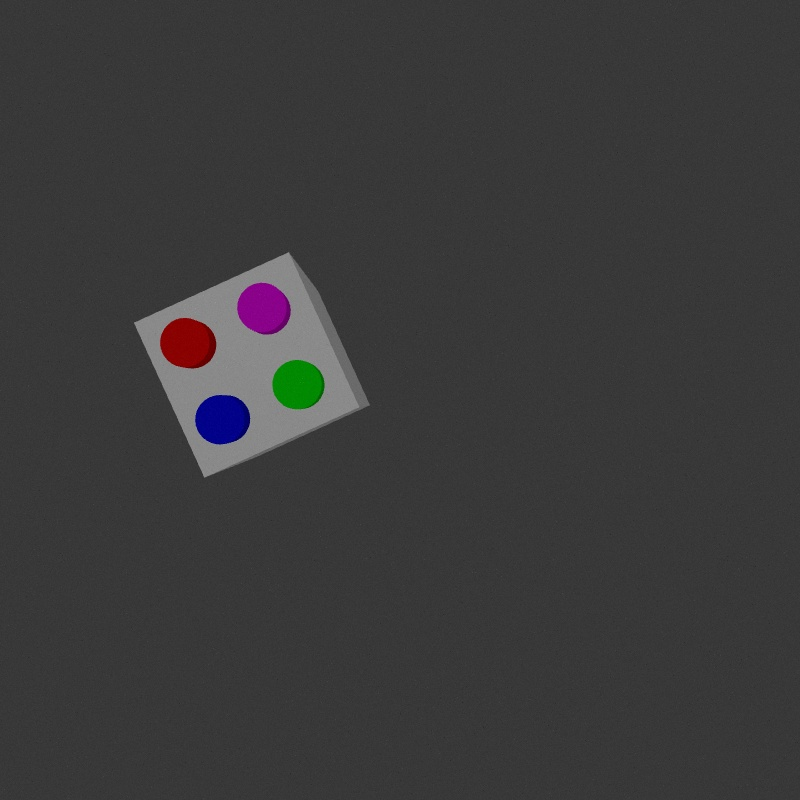
#> input picture ros2_ws/src/opencv_test_py/opencv_test_py/image1.jpg, 800 x 800 px, found by its file name
$ python color_detection.py
#> lines starting #> are read from the running program, lines starting #| are printed output that depends on the picture; after the words box and inside, x2 and y2 are one past the last pixel; in counts of white or black regions, pixels touching at a corner belong together
import cv2
import numpy as np


def detect_colors(img):
    # The order of the colors is blue, green, red
    #img = cv2.cvtColor(cv2.imread('./image1.jpg'), cv2.COLOR_BGR2RGB)
    center_list = []
    #detect blue
    #define HSV range for blue color
    lower_blue = np.array([100, 150, 50])
    upper_blue = np.array([140, 255, 255])
    result, mask_blue, num_pixels, center = detect_blue(img,lower_blue, upper_blue)
    center_list.append(center)
    # cv2.imshow('blue detected', result)
    # print("num blue pixels: ", num_pixels)
    # print("Center of blue circle: ", center)

    #detect Red
    #define HSV range for blue color
    print("")
    lower_red = np.array([0, 100, 100])
    upper_red = np.array( [10, 255, 255])
    result, mask_red, num_pixels, center = detect_blue(img,lower_red, upper_red)
    center_list.append(center)
    # cv2.imshow('red detected', result)
    # print("num red pixels: ", num_pixels)
    # print("Center of red circle: ", center)

    ##detect green
    #define HSV range for green color
    print("")
    lower_green = np.array([40, 100, 100])
    upper_green = np.array( [80, 255, 255])
    result, mask_green, num_pixels, center = detect_blue(img,lower_green, upper_green)
    center_list.append(center)
    # cv2.imshow('green detected', result)
    # print("num green pixels: ", num_pixels)
    # print("Center of green circle: ", center)

    ##detect pink
    #define HSV range for pink color
    print("")
    lower_pink = np.array([140, 100, 100])
    upper_pink = np.array( [170, 255, 255])
    result, mask_pink, num_pixels, center = detect_blue(img,lower_pink, upper_pink)
    center_list.append(center)
    # [13 lines of commented-out code are left out]
    return center_list


def detect_blue(img, lower_value, upper_value):
    # Convert the image from BGR to HSV color space
    hsv = cv2.cvtColor(img, cv2.COLOR_BGR2HSV)
    # Create a mask for blue color
    mask = cv2.inRange(hsv, lower_value, upper_value)
    # Apply the mask to get the blue regions in the original image
    result = cv2.bitwise_and(img, img, mask=mask)
    # Calculate the number of pixels of the color
    num_pixels = cv2.countNonZero(mask)

    # Find contours of the detected color
    contours, _ = cv2.findContours(mask, cv2.RETR_EXTERNAL, cv2.CHAIN_APPROX_SIMPLE)

    center = None
    if contours:
        # Get the largest contour
        largest_contour = max(contours, key=cv2.contourArea)
        # Calculate the moments of the largest contour
        M = cv2.moments(largest_contour)
        if M["m00"] != 0:
            # Calculate the center of the detected part
            center = (int(M["m10"] / M["m00"]), int(M["m01"] / M["m00"]))

    return result, mask, num_pixels, center


def main():
    path = '/home/swati/VBM/ros2_ws/src/opencv_test_py/opencv_test_py/image1.jpg'
    image = cv2.imread(path)
#> image is the input picture: shape (800, 800, 3); mean B, G, R 58.9, 58.4, 58.9
    image = cv2.cvtColor(image, cv2.COLOR_BGR2RGB)
    ref_feature_list = detect_colors(image)
#> in detect_blue, `hsv = cv2.cvtColor(img, cv2.COLOR_BGR2HSV)`: hsv: shape (800, 800, 3); mean H, S, V 2, 3.4, 59.8
#> in detect_blue, `mask = cv2.inRange(hsv, lower_value, upper_value)`:
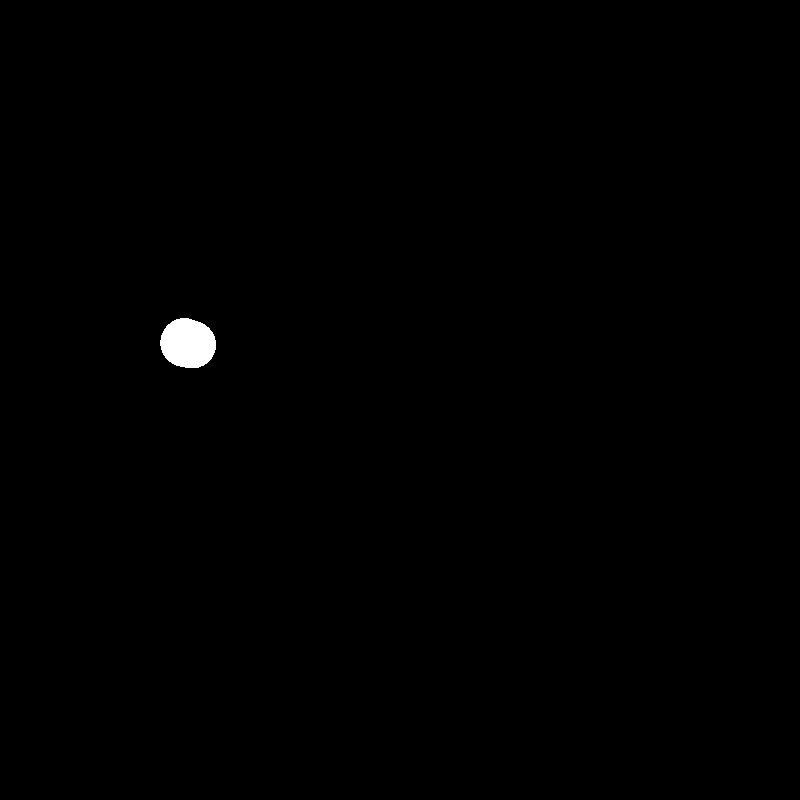
#> mask: shape (800, 800); 0.34% white; 1 white region
#> in detect_blue, `num_pixels = cv2.countNonZero(mask)`: num_pixels = 2203
#> in detect_blue, `contours, _ = cv2.findContours(mask, cv2.RETR_EXTERNAL, cv2.CHAIN_APPR..`: contours = 1 contour; box (x1, y1, x2, y2) and area: (160, 318, 216, 368) 2127
#> in detect_blue, `largest_contour = max(contours, key=cv2.contourArea)`: largest_contour = contour of 80 points, box (x1, y1, x2, y2) (160, 318, 216, 368), area 2127
#> in detect_blue, `M = cv2.moments(largest_contour)`: M = moments, m00 2127, centre m10/m00, m01/m00 = (187.5, 343)
#> in detect_blue, `center = (int(M["m10"] / M["m00"]), int(M["m01"] / M["m00"]))`: center = (187, 342)
#> in detect_colors, `result, mask_blue, num_pixels, center = detect_blue(img,lower_blue, up..`: num_pixels = 2203; center = (187, 342)
#> in detect_blue (call 2), `mask = cv2.inRange(hsv, lower_value, upper_value)`:
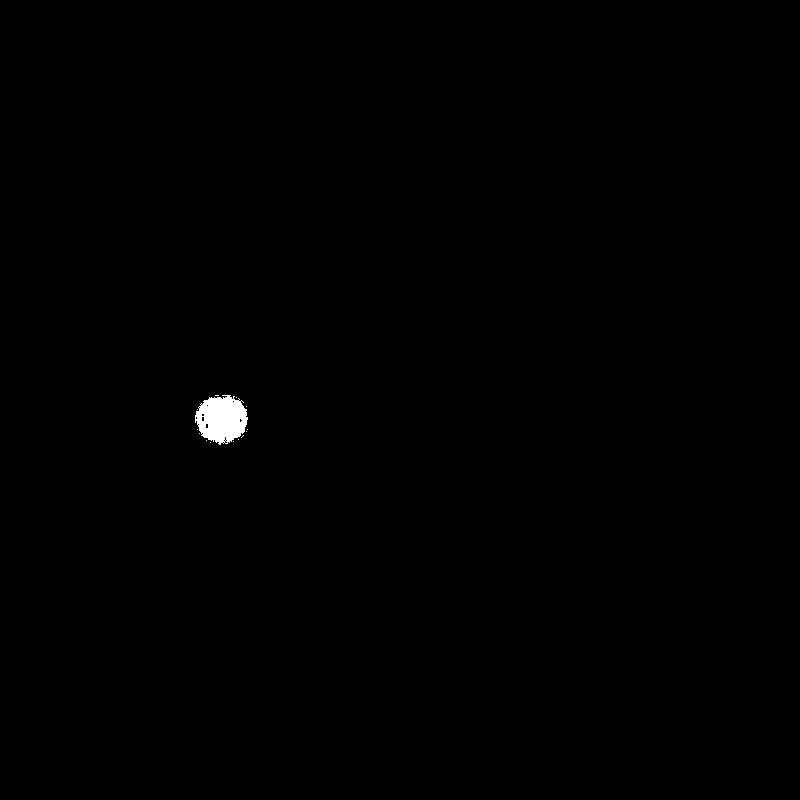
#> mask: shape (800, 800); 0.3% white; 14 white regions (13 under 20 px)
#> in detect_blue (call 2), `num_pixels = cv2.countNonZero(mask)`: num_pixels = 1915
#> in detect_blue (call 2), `contours, _ = cv2.findContours(mask, cv2.RETR_EXTERNAL, cv2.CHAIN_APPR..`: contours = 14 contours, 13 with area under 20; largest, box (x1, y1, x2, y2) and area: (195, 395, 248, 445) 1838
#> in detect_blue (call 2), `largest_contour = max(contours, key=cv2.contourArea)`: largest_contour = contour of 140 points, box (x1, y1, x2, y2) (195, 395, 248, 445), area 1838
#> in detect_blue (call 2), `M = cv2.moments(largest_contour)`: M = moments, m00 1838, centre m10/m00, m01/m00 = (221.3, 418.9)
#> in detect_blue (call 2), `center = (int(M["m10"] / M["m00"]), int(M["m01"] / M["m00"]))`: center = (221, 418)
#> in detect_colors, `result, mask_red, num_pixels, center = detect_blue(img,lower_red, uppe..`: num_pixels = 1915; center = (221, 418)
#> in detect_blue (call 3), `mask = cv2.inRange(hsv, lower_value, upper_value)`:
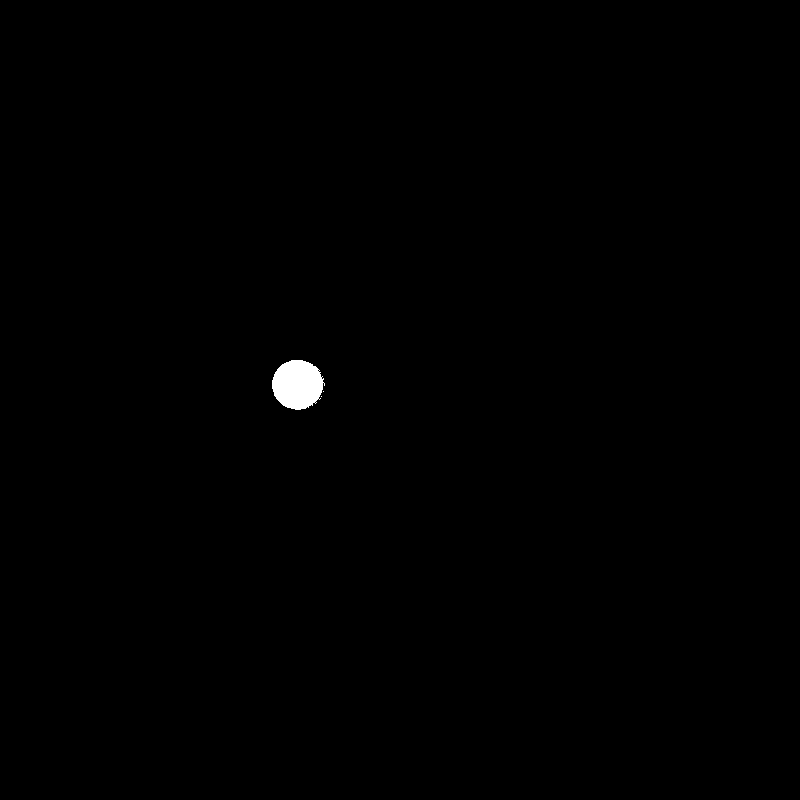
#> mask: shape (800, 800); 0.31% white; 3 white regions (2 under 20 px)
#> in detect_blue (call 3), `num_pixels = cv2.countNonZero(mask)`: num_pixels = 2012
#> in detect_blue (call 3), `contours, _ = cv2.findContours(mask, cv2.RETR_EXTERNAL, cv2.CHAIN_APPR..`: contours = 3 contours, 2 with area under 20; largest, box (x1, y1, x2, y2) and area: (272, 360, 325, 410) 1930
#> in detect_blue (call 3), `largest_contour = max(contours, key=cv2.contourArea)`: largest_contour = contour of 96 points, box (x1, y1, x2, y2) (272, 360, 325, 410), area 1930
#> in detect_blue (call 3), `M = cv2.moments(largest_contour)`: M = moments, m00 1930, centre m10/m00, m01/m00 = (297.1, 384.2)
#> in detect_blue (call 3), `center = (int(M["m10"] / M["m00"]), int(M["m01"] / M["m00"]))`: center = (297, 384)
#> in detect_colors, `result, mask_green, num_pixels, center = detect_blue(img,lower_green, ..`: num_pixels = 2012; center = (297, 384)
#> in detect_blue (call 4), `mask = cv2.inRange(hsv, lower_value, upper_value)`:
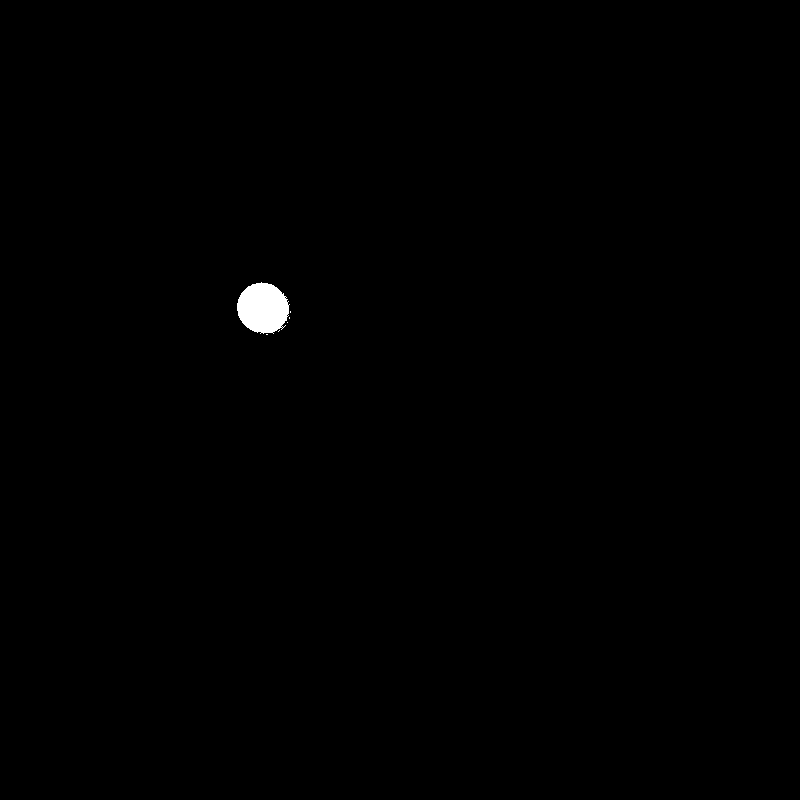
#> mask: shape (800, 800); 0.32% white; 6 white regions (5 under 20 px)
#> in detect_blue (call 4), `num_pixels = cv2.countNonZero(mask)`: num_pixels = 2075
#> in detect_blue (call 4), `contours, _ = cv2.findContours(mask, cv2.RETR_EXTERNAL, cv2.CHAIN_APPR..`: contours = 6 contours, 5 with area under 20; largest, box (x1, y1, x2, y2) and area: (237, 282, 290, 334) 1987
#> in detect_blue (call 4), `largest_contour = max(contours, key=cv2.contourArea)`: largest_contour = contour of 94 points, box (x1, y1, x2, y2) (237, 282, 290, 334), area 1987
#> in detect_blue (call 4), `M = cv2.moments(largest_contour)`: M = moments, m00 1987, centre m10/m00, m01/m00 = (262.5, 307.7)
#> in detect_blue (call 4), `center = (int(M["m10"] / M["m00"]), int(M["m01"] / M["m00"]))`: center = (262, 307)
#> in detect_colors, `result, mask_pink, num_pixels, center = detect_blue(img,lower_pink, up..`: num_pixels = 2075; center = (262, 307)
#> ref_feature_list = [(187, 342), (221, 418), (297, 384), (262, 307)]
    print(ref_feature_list)
#| [(187, 342), (221, 418), (297, 384), (262, 307)]


if __name__ == "__main__":
    main()
